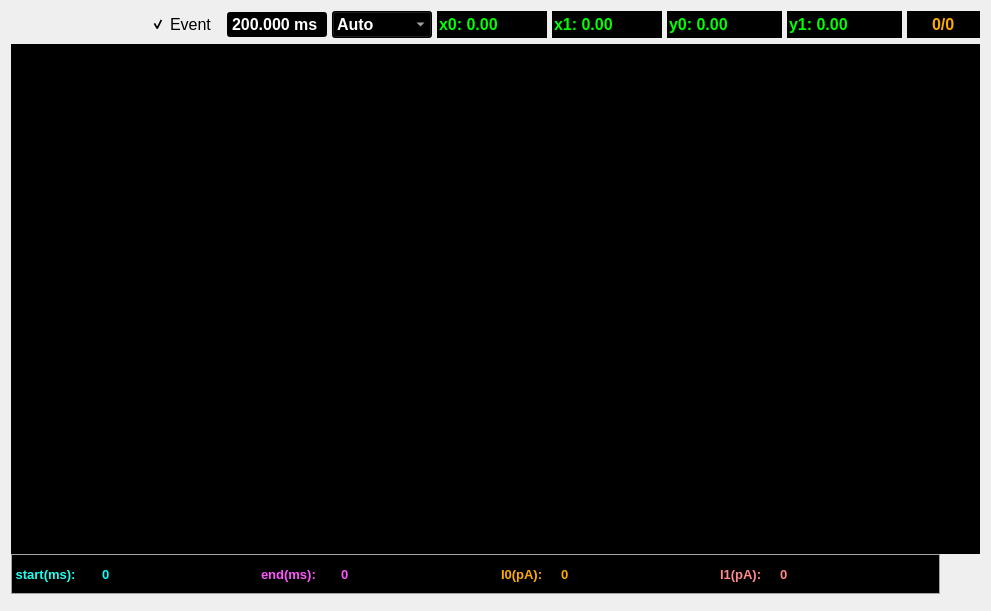
<?xml version="1.0" encoding="UTF-8"?>
<ui version="4.0">
 <class>Form</class>
 <widget class="QWidget" name="Form">
  <property name="geometry">
   <rect>
    <x>0</x>
    <y>0</y>
    <width>991</width>
    <height>611</height>
   </rect>
  </property>
  <property name="minimumSize">
   <size>
    <width>991</width>
    <height>300</height>
   </size>
  </property>
  <property name="windowTitle">
   <string>Form</string>
  </property>
  <layout class="QVBoxLayout" name="verticalLayout_2">
   <item>
    <widget class="QWidget" name="widget" native="true">
     <layout class="QHBoxLayout" name="horizontalLayout_2">
      <property name="spacing">
       <number>5</number>
      </property>
      <property name="leftMargin">
       <number>0</number>
      </property>
      <property name="topMargin">
       <number>0</number>
      </property>
      <property name="rightMargin">
       <number>0</number>
      </property>
      <property name="bottomMargin">
       <number>0</number>
      </property>
      <item>
       <widget class="QPushButton" name="pushButton_11">
        <property name="maximumSize">
         <size>
          <width>30</width>
          <height>30</height>
         </size>
        </property>
        <property name="focusPolicy">
         <enum>Qt::NoFocus</enum>
        </property>
        <property name="autoFillBackground">
         <bool>false</bool>
        </property>
        <property name="text">
         <string/>
        </property>
        <property name="icon">
         <iconset resource="../resources/resources.qrc">
          <normaloff>:/C:/Users/LiYu/source/repos/Visual NanoPore/Visual NanoPore/resources/home.png</normaloff>:/C:/Users/LiYu/source/repos/Visual NanoPore/Visual NanoPore/resources/home.png</iconset>
        </property>
        <property name="iconSize">
         <size>
          <width>30</width>
          <height>30</height>
         </size>
        </property>
        <property name="flat">
         <bool>true</bool>
        </property>
       </widget>
      </item>
      <item>
       <widget class="QPushButton" name="pushButton_12">
        <property name="maximumSize">
         <size>
          <width>30</width>
          <height>30</height>
         </size>
        </property>
        <property name="focusPolicy">
         <enum>Qt::NoFocus</enum>
        </property>
        <property name="text">
         <string/>
        </property>
        <property name="icon">
         <iconset resource="../resources/resources.qrc">
          <normaloff>:/C:/Users/LiYu/source/repos/Visual NanoPore/Visual NanoPore/resources/back.png</normaloff>:/C:/Users/LiYu/source/repos/Visual NanoPore/Visual NanoPore/resources/back.png</iconset>
        </property>
        <property name="iconSize">
         <size>
          <width>30</width>
          <height>30</height>
         </size>
        </property>
        <property name="flat">
         <bool>true</bool>
        </property>
       </widget>
      </item>
      <item>
       <widget class="QPushButton" name="pushButton_10">
        <property name="sizePolicy">
         <sizepolicy hsizetype="Minimum" vsizetype="Ignored">
          <horstretch>0</horstretch>
          <verstretch>0</verstretch>
         </sizepolicy>
        </property>
        <property name="maximumSize">
         <size>
          <width>30</width>
          <height>30</height>
         </size>
        </property>
        <property name="focusPolicy">
         <enum>Qt::NoFocus</enum>
        </property>
        <property name="text">
         <string/>
        </property>
        <property name="icon">
         <iconset resource="../resources/resources.qrc">
          <normaloff>:/C:/Users/LiYu/source/repos/Visual NanoPore/Visual NanoPore/resources/front.png</normaloff>:/C:/Users/LiYu/source/repos/Visual NanoPore/Visual NanoPore/resources/front.png</iconset>
        </property>
        <property name="iconSize">
         <size>
          <width>30</width>
          <height>30</height>
         </size>
        </property>
        <property name="flat">
         <bool>true</bool>
        </property>
       </widget>
      </item>
      <item>
       <widget class="QPushButton" name="pushButton_22">
        <property name="maximumSize">
         <size>
          <width>30</width>
          <height>30</height>
         </size>
        </property>
        <property name="focusPolicy">
         <enum>Qt::NoFocus</enum>
        </property>
        <property name="text">
         <string/>
        </property>
        <property name="icon">
         <iconset resource="../resources/resources.qrc">
          <normaloff>:/C:/Users/LiYu/source/repos/Visual NanoPore/Visual NanoPore/resources/aim.png</normaloff>:/C:/Users/LiYu/source/repos/Visual NanoPore/Visual NanoPore/resources/aim.png</iconset>
        </property>
        <property name="iconSize">
         <size>
          <width>30</width>
          <height>30</height>
         </size>
        </property>
        <property name="checkable">
         <bool>false</bool>
        </property>
        <property name="checked">
         <bool>false</bool>
        </property>
        <property name="autoRepeat">
         <bool>false</bool>
        </property>
        <property name="autoExclusive">
         <bool>false</bool>
        </property>
        <property name="flat">
         <bool>true</bool>
        </property>
       </widget>
      </item>
      <item>
       <widget class="QCheckBox" name="checkBox">
        <property name="font">
         <font>
          <family>Arial</family>
          <pointsize>12</pointsize>
          <bold>false</bold>
         </font>
        </property>
        <property name="focusPolicy">
         <enum>Qt::NoFocus</enum>
        </property>
        <property name="styleSheet">
         <string notr="true">background-color: rgba(255, 255, 255, 0);
color: rgb(0, 0, 0);</string>
        </property>
        <property name="text">
         <string>Event</string>
        </property>
        <property name="checked">
         <bool>true</bool>
        </property>
        <property name="tristate">
         <bool>false</bool>
        </property>
       </widget>
      </item>
      <item>
       <widget class="QDoubleSpinBox" name="doubleSpinBox_1">
        <property name="maximumSize">
         <size>
          <width>100</width>
          <height>30</height>
         </size>
        </property>
        <property name="font">
         <font>
          <family>Arial</family>
          <pointsize>12</pointsize>
          <bold>true</bold>
         </font>
        </property>
        <property name="focusPolicy">
         <enum>Qt::ClickFocus</enum>
        </property>
        <property name="styleSheet">
         <string notr="true">color: rgb(255, 255, 255);
background-color: rgb(0, 0, 0);</string>
        </property>
        <property name="buttonSymbols">
         <enum>QAbstractSpinBox::NoButtons</enum>
        </property>
        <property name="suffix">
         <string> ms</string>
        </property>
        <property name="decimals">
         <number>3</number>
        </property>
        <property name="maximum">
         <double>10000000000000.000000000000000</double>
        </property>
        <property name="value">
         <double>200.000000000000000</double>
        </property>
       </widget>
      </item>
      <item>
       <widget class="QComboBox" name="comboBox">
        <property name="maximumSize">
         <size>
          <width>100</width>
          <height>30</height>
         </size>
        </property>
        <property name="font">
         <font>
          <family>Arial</family>
          <pointsize>12</pointsize>
          <italic>false</italic>
          <bold>true</bold>
         </font>
        </property>
        <property name="focusPolicy">
         <enum>Qt::NoFocus</enum>
        </property>
        <property name="styleSheet">
         <string notr="true">color: rgb(255, 255, 255);
background-color:rgb(0, 0, 0);</string>
        </property>
        <item>
         <property name="text">
          <string>Auto</string>
         </property>
        </item>
        <item>
         <property name="text">
          <string>Half Auto</string>
         </property>
        </item>
        <item>
         <property name="text">
          <string>Pick</string>
         </property>
        </item>
       </widget>
      </item>
      <item>
       <widget class="QDoubleSpinBox" name="doubleSpinBox">
        <property name="maximumSize">
         <size>
          <width>16777215</width>
          <height>30</height>
         </size>
        </property>
        <property name="font">
         <font>
          <family>Arial</family>
          <pointsize>12</pointsize>
          <italic>false</italic>
          <bold>true</bold>
         </font>
        </property>
        <property name="cursor">
         <cursorShape>IBeamCursor</cursorShape>
        </property>
        <property name="focusPolicy">
         <enum>Qt::ClickFocus</enum>
        </property>
        <property name="styleSheet">
         <string notr="true">border:0 px;background: rgb(0, 0, 0);
color: rgb(0, 255, 0);</string>
        </property>
        <property name="buttonSymbols">
         <enum>QAbstractSpinBox::NoButtons</enum>
        </property>
        <property name="prefix">
         <string>x0: </string>
        </property>
        <property name="suffix">
         <string/>
        </property>
        <property name="maximum">
         <double>100000000000000005366162204393472.000000000000000</double>
        </property>
       </widget>
      </item>
      <item>
       <widget class="QDoubleSpinBox" name="doubleSpinBox_2">
        <property name="maximumSize">
         <size>
          <width>16777215</width>
          <height>30</height>
         </size>
        </property>
        <property name="font">
         <font>
          <family>Arial</family>
          <pointsize>12</pointsize>
          <italic>false</italic>
          <bold>true</bold>
         </font>
        </property>
        <property name="cursor">
         <cursorShape>IBeamCursor</cursorShape>
        </property>
        <property name="focusPolicy">
         <enum>Qt::ClickFocus</enum>
        </property>
        <property name="styleSheet">
         <string notr="true">border:0 px;background: rgb(0, 0, 0);
color: rgb(0, 255, 0);</string>
        </property>
        <property name="buttonSymbols">
         <enum>QAbstractSpinBox::NoButtons</enum>
        </property>
        <property name="prefix">
         <string>x1: </string>
        </property>
        <property name="suffix">
         <string/>
        </property>
        <property name="maximum">
         <double>989999999999999920952336632578475196506177536.000000000000000</double>
        </property>
       </widget>
      </item>
      <item>
       <widget class="QDoubleSpinBox" name="doubleSpinBox_3">
        <property name="maximumSize">
         <size>
          <width>16777215</width>
          <height>30</height>
         </size>
        </property>
        <property name="font">
         <font>
          <family>Arial</family>
          <pointsize>12</pointsize>
          <italic>false</italic>
          <bold>true</bold>
         </font>
        </property>
        <property name="cursor">
         <cursorShape>IBeamCursor</cursorShape>
        </property>
        <property name="focusPolicy">
         <enum>Qt::ClickFocus</enum>
        </property>
        <property name="styleSheet">
         <string notr="true">border:0 px;background: rgb(0, 0, 0);
color: rgb(0, 255, 0);</string>
        </property>
        <property name="buttonSymbols">
         <enum>QAbstractSpinBox::NoButtons</enum>
        </property>
        <property name="prefix">
         <string>y0: </string>
        </property>
        <property name="suffix">
         <string/>
        </property>
        <property name="minimum">
         <double>-100000000000000000.000000000000000</double>
        </property>
        <property name="maximum">
         <double>8999999999999999910729679699914547789824.000000000000000</double>
        </property>
       </widget>
      </item>
      <item>
       <widget class="QDoubleSpinBox" name="doubleSpinBox_4">
        <property name="maximumSize">
         <size>
          <width>16777215</width>
          <height>30</height>
         </size>
        </property>
        <property name="font">
         <font>
          <family>Arial</family>
          <pointsize>12</pointsize>
          <italic>false</italic>
          <bold>true</bold>
         </font>
        </property>
        <property name="cursor">
         <cursorShape>IBeamCursor</cursorShape>
        </property>
        <property name="focusPolicy">
         <enum>Qt::ClickFocus</enum>
        </property>
        <property name="styleSheet">
         <string notr="true">border:0 px;background: rgb(0, 0, 0);
color: rgb(0, 255, 0);</string>
        </property>
        <property name="buttonSymbols">
         <enum>QAbstractSpinBox::NoButtons</enum>
        </property>
        <property name="prefix">
         <string>y1: </string>
        </property>
        <property name="suffix">
         <string/>
        </property>
        <property name="minimum">
         <double>-999999999999999945575230987042816.000000000000000</double>
        </property>
        <property name="maximum">
         <double>8999999999999999939063878597132419072.000000000000000</double>
        </property>
       </widget>
      </item>
      <item>
       <widget class="QSpinBox" name="spinBox">
        <property name="sizePolicy">
         <sizepolicy hsizetype="Minimum" vsizetype="Preferred">
          <horstretch>0</horstretch>
          <verstretch>0</verstretch>
         </sizepolicy>
        </property>
        <property name="font">
         <font>
          <family>Arial</family>
          <pointsize>12</pointsize>
          <italic>false</italic>
          <bold>true</bold>
         </font>
        </property>
        <property name="focusPolicy">
         <enum>Qt::ClickFocus</enum>
        </property>
        <property name="styleSheet">
         <string notr="true">border:0 px;background: rgb(0, 0, 0);color:rgb(255, 170, 0);</string>
        </property>
        <property name="alignment">
         <set>Qt::AlignCenter</set>
        </property>
        <property name="buttonSymbols">
         <enum>QAbstractSpinBox::NoButtons</enum>
        </property>
        <property name="suffix">
         <string>/0</string>
        </property>
        <property name="maximum">
         <number>1000000000</number>
        </property>
       </widget>
      </item>
     </layout>
    </widget>
   </item>
   <item>
    <widget class="QWidget" name="widget_3" native="true">
     <property name="font">
      <font>
       <bold>true</bold>
      </font>
     </property>
     <layout class="QGridLayout" name="gridLayout_2">
      <property name="leftMargin">
       <number>0</number>
      </property>
      <property name="topMargin">
       <number>0</number>
      </property>
      <property name="rightMargin">
       <number>0</number>
      </property>
      <property name="bottomMargin">
       <number>0</number>
      </property>
      <property name="spacing">
       <number>0</number>
      </property>
      <item row="0" column="1">
       <widget class="ScaleyFrame" name="frame">
        <property name="minimumSize">
         <size>
          <width>40</width>
          <height>0</height>
         </size>
        </property>
        <property name="cursor">
         <cursorShape>OpenHandCursor</cursorShape>
        </property>
        <property name="styleSheet">
         <string notr="true">background-color: rgb(0, 0, 0);
border-color: rgb(255, 255, 255);
border:5px;
</string>
        </property>
        <property name="frameShape">
         <enum>QFrame::StyledPanel</enum>
        </property>
        <property name="frameShadow">
         <enum>QFrame::Raised</enum>
        </property>
       </widget>
      </item>
      <item row="1" column="0">
       <widget class="ScalexFrame" name="frame_2">
        <property name="minimumSize">
         <size>
          <width>0</width>
          <height>40</height>
         </size>
        </property>
        <property name="cursor">
         <cursorShape>OpenHandCursor</cursorShape>
        </property>
        <property name="focusPolicy">
         <enum>Qt::NoFocus</enum>
        </property>
        <property name="styleSheet">
         <string notr="true">background-color:rgb(212, 212, 212)</string>
        </property>
        <property name="frameShape">
         <enum>QFrame::StyledPanel</enum>
        </property>
        <property name="frameShadow">
         <enum>QFrame::Raised</enum>
        </property>
        <layout class="QHBoxLayout" name="horizontalLayout_4">
         <property name="spacing">
          <number>0</number>
         </property>
         <property name="leftMargin">
          <number>0</number>
         </property>
         <property name="topMargin">
          <number>0</number>
         </property>
         <property name="rightMargin">
          <number>0</number>
         </property>
         <property name="bottomMargin">
          <number>0</number>
         </property>
         <item>
          <widget class="QLabel" name="label_4">
           <property name="maximumSize">
            <size>
             <width>90</width>
             <height>16777215</height>
            </size>
           </property>
           <property name="font">
            <font>
             <family>Arial</family>
             <pointsize>10</pointsize>
             <italic>false</italic>
             <bold>true</bold>
            </font>
           </property>
           <property name="styleSheet">
            <string notr="true">color: rgb(33, 255, 241);
background-color: rgb(0, 0, 0);</string>
           </property>
           <property name="text">
            <string> start(ms):</string>
           </property>
           <property name="textFormat">
            <enum>Qt::PlainText</enum>
           </property>
          </widget>
         </item>
         <item>
          <widget class="QLabel" name="label_18">
           <property name="font">
            <font>
             <family>Arial</family>
             <pointsize>10</pointsize>
             <italic>false</italic>
             <bold>true</bold>
            </font>
           </property>
           <property name="styleSheet">
            <string notr="true">color:rgb(0, 255, 255);
background-color: rgb(0, 0, 0);</string>
           </property>
           <property name="text">
            <string>0</string>
           </property>
           <property name="scaledContents">
            <bool>false</bool>
           </property>
          </widget>
         </item>
         <item>
          <widget class="QLabel" name="label_17">
           <property name="maximumSize">
            <size>
             <width>80</width>
             <height>16777215</height>
            </size>
           </property>
           <property name="font">
            <font>
             <family>Arial</family>
             <pointsize>10</pointsize>
             <italic>false</italic>
             <bold>true</bold>
            </font>
           </property>
           <property name="styleSheet">
            <string notr="true">color:rgb(255, 85, 255);
background-color: rgb(0, 0, 0);</string>
           </property>
           <property name="text">
            <string>end(ms):</string>
           </property>
          </widget>
         </item>
         <item>
          <widget class="QLabel" name="label_19">
           <property name="font">
            <font>
             <family>Arial</family>
             <pointsize>10</pointsize>
             <italic>false</italic>
             <bold>true</bold>
            </font>
           </property>
           <property name="styleSheet">
            <string notr="true">color:rgb(255, 85, 255);
background-color: rgb(0, 0, 0);</string>
           </property>
           <property name="text">
            <string>0</string>
           </property>
          </widget>
         </item>
         <item>
          <widget class="QLabel" name="label_14">
           <property name="maximumSize">
            <size>
             <width>60</width>
             <height>16777215</height>
            </size>
           </property>
           <property name="font">
            <font>
             <family>Arial</family>
             <pointsize>10</pointsize>
             <italic>false</italic>
             <bold>true</bold>
            </font>
           </property>
           <property name="styleSheet">
            <string notr="true">color: rgb(255, 170, 0);
background-color: rgb(0, 0, 0);</string>
           </property>
           <property name="text">
            <string>I0(pA):</string>
           </property>
          </widget>
         </item>
         <item>
          <widget class="QLabel" name="label_16">
           <property name="font">
            <font>
             <family>Arial</family>
             <pointsize>10</pointsize>
             <italic>false</italic>
             <bold>true</bold>
            </font>
           </property>
           <property name="styleSheet">
            <string notr="true">color: rgb(255, 170, 0);
background-color: rgb(0, 0, 0);</string>
           </property>
           <property name="text">
            <string>0</string>
           </property>
          </widget>
         </item>
         <item>
          <widget class="QLabel" name="label_20">
           <property name="maximumSize">
            <size>
             <width>60</width>
             <height>16777215</height>
            </size>
           </property>
           <property name="font">
            <font>
             <family>Arial</family>
             <pointsize>10</pointsize>
             <italic>false</italic>
             <bold>true</bold>
            </font>
           </property>
           <property name="styleSheet">
            <string notr="true">color:rgb(255, 137, 139);
background-color: rgb(0, 0, 0);</string>
           </property>
           <property name="text">
            <string>I1(pA):</string>
           </property>
          </widget>
         </item>
         <item>
          <widget class="QLabel" name="label_15">
           <property name="font">
            <font>
             <family>Arial</family>
             <pointsize>10</pointsize>
             <italic>false</italic>
             <bold>true</bold>
            </font>
           </property>
           <property name="styleSheet">
            <string notr="true">color:rgb(255, 137, 139);
background-color: rgb(0, 0, 0);
</string>
           </property>
           <property name="text">
            <string>0</string>
           </property>
          </widget>
         </item>
        </layout>
       </widget>
      </item>
      <item row="0" column="0">
       <widget class="DataView" name="graphicsView">
        <property name="styleSheet">
         <string notr="true">background-color: rgb(0, 0, 0);</string>
        </property>
       </widget>
      </item>
     </layout>
    </widget>
   </item>
   <item>
    <widget class="QWidget" name="widget_2" native="true">
     <layout class="QHBoxLayout" name="horizontalLayout">
      <property name="spacing">
       <number>0</number>
      </property>
      <property name="leftMargin">
       <number>0</number>
      </property>
      <property name="topMargin">
       <number>0</number>
      </property>
      <property name="rightMargin">
       <number>0</number>
      </property>
      <property name="bottomMargin">
       <number>0</number>
      </property>
     </layout>
    </widget>
   </item>
  </layout>
 </widget>
 <customwidgets>
  <customwidget>
   <class>DataView</class>
   <extends>QGraphicsView</extends>
   <header>qtdataview.h</header>
   <slots>
    <signal>sendvalue()</signal>
    <signal>xchange()</signal>
    <signal>ychange()</signal>
    <signal>send_eventstart(QString)</signal>
    <signal>send_eventend(QString)</signal>
    <signal>send_eventbaseline(QString)</signal>
    <signal>send_eventcurrent(QString)</signal>
    <signal>send_number(int)</signal>
    <slot>centerline()</slot>
    <slot>setyscale(double,double)</slot>
    <slot>peakfind()</slot>
    <slot>zoomdata(double,double)</slot>
    <slot>slot1()</slot>
    <slot>changestats(QString)</slot>
    <slot>linevisible(bool)</slot>
    <slot>set_number(int)</slot>
   </slots>
  </customwidget>
  <customwidget>
   <class>ScaleyFrame</class>
   <extends>QFrame</extends>
   <header>scaleframe.h</header>
   <container>1</container>
   <slots>
    <signal>sendscale(double,double)</signal>
   </slots>
  </customwidget>
  <customwidget>
   <class>ScalexFrame</class>
   <extends>QFrame</extends>
   <header>scaleframe.h</header>
   <container>1</container>
   <slots>
    <signal>sendscale(double,double)</signal>
   </slots>
  </customwidget>
 </customwidgets>
 <resources>
  <include location="../resources/resources.qrc"/>
 </resources>
 <connections>
  <connection>
   <sender>frame</sender>
   <signal>sendscale(double,double)</signal>
   <receiver>graphicsView</receiver>
   <slot>setyscale(double,double)</slot>
   <hints>
    <hint type="sourcelabel">
     <x>941</x>
     <y>239</y>
    </hint>
    <hint type="destinationlabel">
     <x>872</x>
     <y>231</y>
    </hint>
   </hints>
  </connection>
  <connection>
   <sender>frame_2</sender>
   <signal>sendscale(double,double)</signal>
   <receiver>graphicsView</receiver>
   <slot>zoomdata(double,double)</slot>
   <hints>
    <hint type="sourcelabel">
     <x>848</x>
     <y>569</y>
    </hint>
    <hint type="destinationlabel">
     <x>802</x>
     <y>429</y>
    </hint>
   </hints>
  </connection>
  <connection>
   <sender>graphicsView</sender>
   <signal>send_eventstart(QString)</signal>
   <receiver>label_18</receiver>
   <slot>setText(QString)</slot>
   <hints>
    <hint type="sourcelabel">
     <x>187</x>
     <y>355</y>
    </hint>
    <hint type="destinationlabel">
     <x>220</x>
     <y>580</y>
    </hint>
   </hints>
  </connection>
  <connection>
   <sender>graphicsView</sender>
   <signal>send_eventend(QString)</signal>
   <receiver>label_19</receiver>
   <slot>setText(QString)</slot>
   <hints>
    <hint type="sourcelabel">
     <x>404</x>
     <y>355</y>
    </hint>
    <hint type="destinationlabel">
     <x>424</x>
     <y>580</y>
    </hint>
   </hints>
  </connection>
  <connection>
   <sender>graphicsView</sender>
   <signal>send_eventcurrent(QString)</signal>
   <receiver>label_15</receiver>
   <slot>setText(QString)</slot>
   <hints>
    <hint type="sourcelabel">
     <x>633</x>
     <y>361</y>
    </hint>
    <hint type="destinationlabel">
     <x>793</x>
     <y>580</y>
    </hint>
   </hints>
  </connection>
  <connection>
   <sender>graphicsView</sender>
   <signal>send_eventbaseline(QString)</signal>
   <receiver>label_16</receiver>
   <slot>setText(QString)</slot>
   <hints>
    <hint type="sourcelabel">
     <x>854</x>
     <y>389</y>
    </hint>
    <hint type="destinationlabel">
     <x>609</x>
     <y>580</y>
    </hint>
   </hints>
  </connection>
  <connection>
   <sender>pushButton_22</sender>
   <signal>clicked()</signal>
   <receiver>graphicsView</receiver>
   <slot>centerline()</slot>
   <hints>
    <hint type="sourcelabel">
     <x>110</x>
     <y>40</y>
    </hint>
    <hint type="destinationlabel">
     <x>684</x>
     <y>141</y>
    </hint>
   </hints>
  </connection>
  <connection>
   <sender>checkBox</sender>
   <signal>clicked(bool)</signal>
   <receiver>graphicsView</receiver>
   <slot>linevisible(bool)</slot>
   <hints>
    <hint type="sourcelabel">
     <x>436</x>
     <y>35</y>
    </hint>
    <hint type="destinationlabel">
     <x>461</x>
     <y>78</y>
    </hint>
   </hints>
  </connection>
  <connection>
   <sender>graphicsView</sender>
   <signal>send_number(int)</signal>
   <receiver>spinBox</receiver>
   <slot>setValue(int)</slot>
   <hints>
    <hint type="sourcelabel">
     <x>897</x>
     <y>403</y>
    </hint>
    <hint type="destinationlabel">
     <x>927</x>
     <y>580</y>
    </hint>
   </hints>
  </connection>
  <connection>
   <sender>spinBox</sender>
   <signal>valueChanged(int)</signal>
   <receiver>graphicsView</receiver>
   <slot>set_number(int)</slot>
   <hints>
    <hint type="sourcelabel">
     <x>927</x>
     <y>580</y>
    </hint>
    <hint type="destinationlabel">
     <x>899</x>
     <y>509</y>
    </hint>
   </hints>
  </connection>
 </connections>
</ui>
